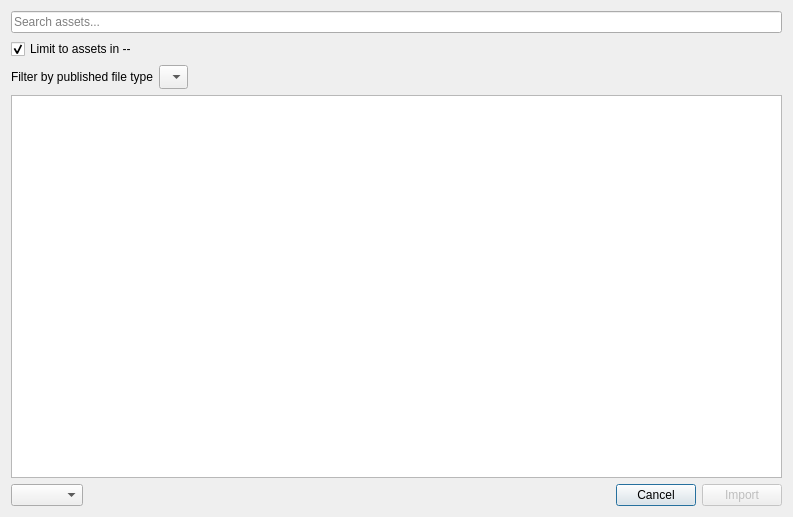
<?xml version="1.0" encoding="UTF-8"?>
<ui version="4.0">
 <class>Dialog</class>
 <widget class="QDialog" name="Dialog">
  <property name="geometry">
   <rect>
    <x>0</x>
    <y>0</y>
    <width>793</width>
    <height>517</height>
   </rect>
  </property>
  <property name="windowTitle">
   <string>Published Asset Browser</string>
  </property>
  <layout class="QVBoxLayout" name="verticalLayout_2">
   <item>
    <layout class="QVBoxLayout" name="verticalLayout">
     <item>
      <widget class="QLineEdit" name="LNE_search">
       <property name="placeholderText">
        <string>Search assets...</string>
       </property>
      </widget>
     </item>
     <item>
      <layout class="QHBoxLayout" name="horizontalLayout">
       <item>
        <layout class="QFormLayout" name="formLayout">
         <property name="fieldGrowthPolicy">
          <enum>QFormLayout::FieldsStayAtSizeHint</enum>
         </property>
         <property name="labelAlignment">
          <set>Qt::AlignLeading|Qt::AlignLeft|Qt::AlignVCenter</set>
         </property>
         <item row="0" column="0">
          <widget class="QCheckBox" name="CHK_limitScope">
           <property name="text">
            <string>Limit to assets in --</string>
           </property>
           <property name="checked">
            <bool>true</bool>
           </property>
          </widget>
         </item>
         <item row="1" column="0">
          <widget class="QLabel" name="label">
           <property name="text">
            <string>Filter by published file type</string>
           </property>
          </widget>
         </item>
         <item row="1" column="1">
          <widget class="QComboBox" name="CMB_pfFileType">
           <property name="sizeAdjustPolicy">
            <enum>QComboBox::AdjustToMinimumContentsLengthWithIcon</enum>
           </property>
          </widget>
         </item>
        </layout>
       </item>
       <item>
        <spacer name="horizontalSpacer_2">
         <property name="orientation">
          <enum>Qt::Horizontal</enum>
         </property>
         <property name="sizeHint" stdset="0">
          <size>
           <width>40</width>
           <height>20</height>
          </size>
         </property>
        </spacer>
       </item>
      </layout>
     </item>
    </layout>
   </item>
   <item>
    <widget class="QTreeView" name="TREE_assets">
     <property name="editTriggers">
      <set>QAbstractItemView::NoEditTriggers</set>
     </property>
     <property name="alternatingRowColors">
      <bool>true</bool>
     </property>
     <property name="rootIsDecorated">
      <bool>false</bool>
     </property>
     <property name="uniformRowHeights">
      <bool>true</bool>
     </property>
     <property name="headerHidden">
      <bool>false</bool>
     </property>
    </widget>
   </item>
   <item>
    <layout class="QHBoxLayout" name="horizontalLayout_2">
     <item>
      <widget class="QComboBox" name="CMB_versions">
       <property name="sizeAdjustPolicy">
        <enum>QComboBox::AdjustToContents</enum>
       </property>
      </widget>
     </item>
     <item>
      <spacer name="horizontalSpacer">
       <property name="orientation">
        <enum>Qt::Horizontal</enum>
       </property>
       <property name="sizeHint" stdset="0">
        <size>
         <width>40</width>
         <height>20</height>
        </size>
       </property>
      </spacer>
     </item>
     <item>
      <widget class="QPushButton" name="BTN_cancel">
       <property name="text">
        <string>Cancel</string>
       </property>
      </widget>
     </item>
     <item>
      <widget class="QPushButton" name="BTN_import">
       <property name="enabled">
        <bool>false</bool>
       </property>
       <property name="text">
        <string>Import</string>
       </property>
      </widget>
     </item>
    </layout>
   </item>
  </layout>
 </widget>
 <resources/>
 <connections/>
</ui>
